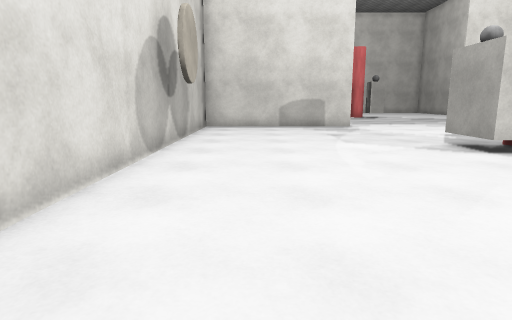
View 1 (above)

16 first-person views from a walk through a Unity game level. The camera is 1.2 m above the floor, tilts 10° down and sees 75° across. The floor is counted in squares, 1 m on a side. Each view is taken from the middle of a square. On the plan, view 1 faces up. The plan holds only what a view shows up to about 14 squares ahead; the rest is blank. The player is left out. Surface patterns are stand-ins for the level's own textures.

View 2
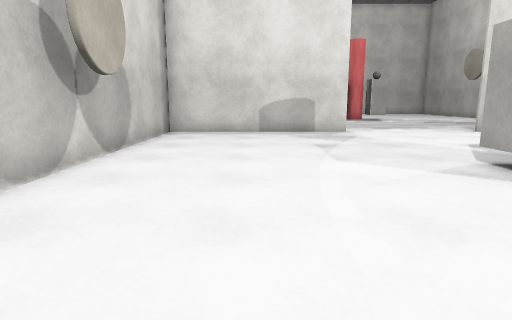

View 3
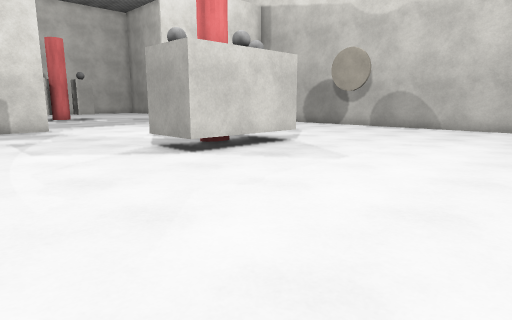

View 4
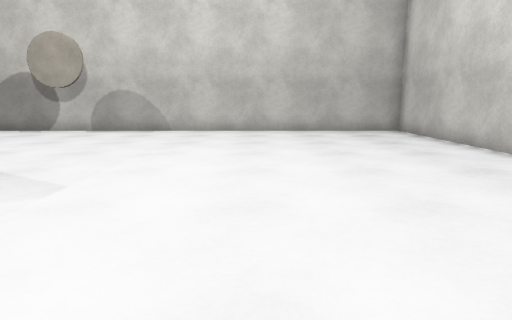

View 5
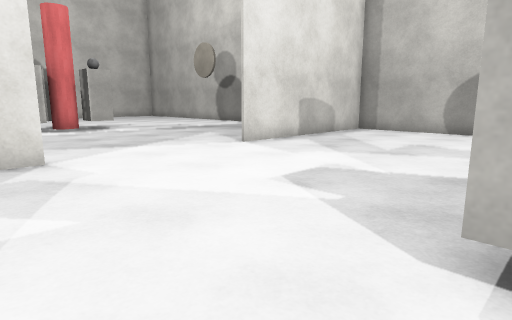

View 6
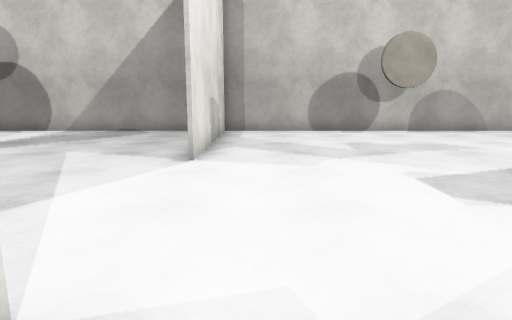

View 7
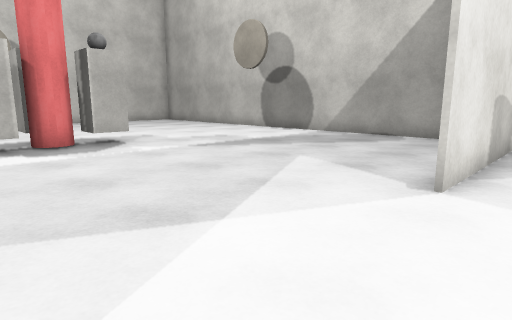

View 8
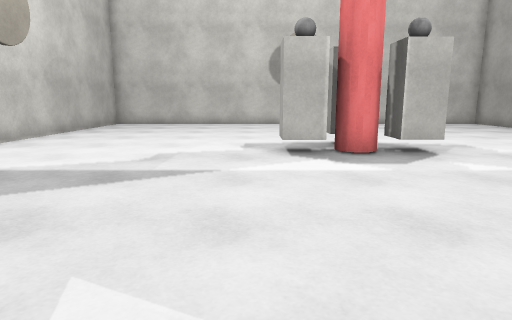

View 9
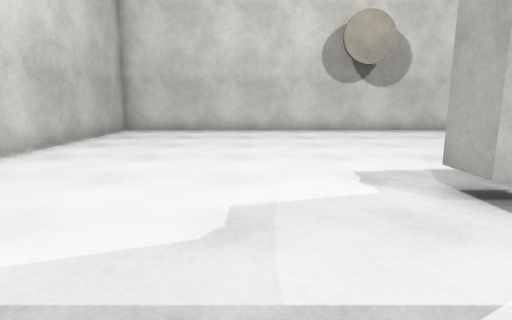

View 10
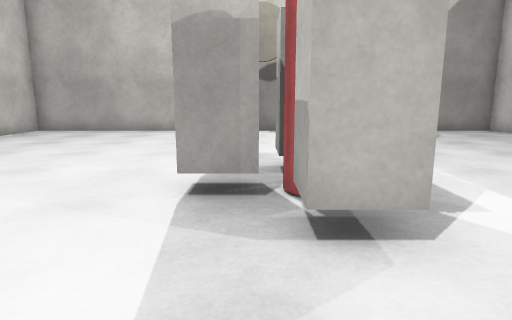

View 11
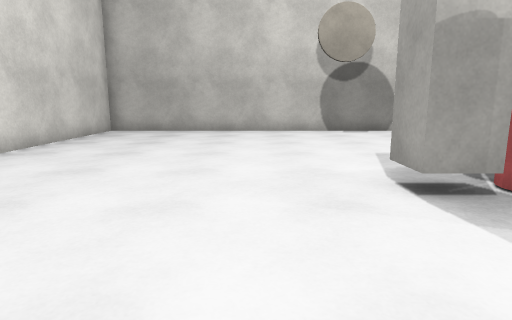

View 12
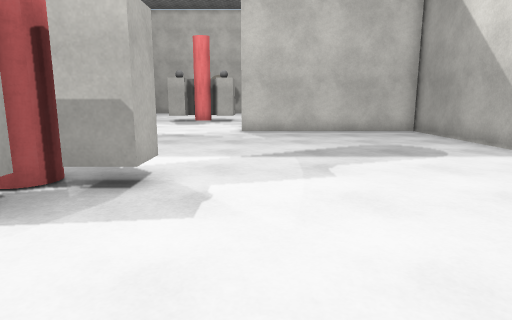

View 13
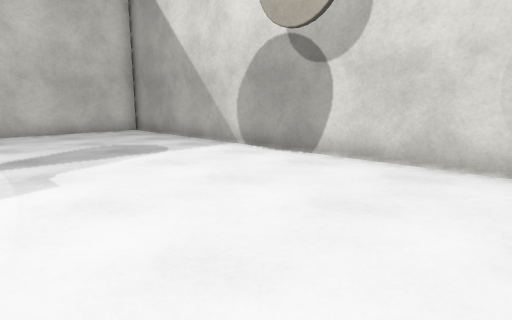

View 14
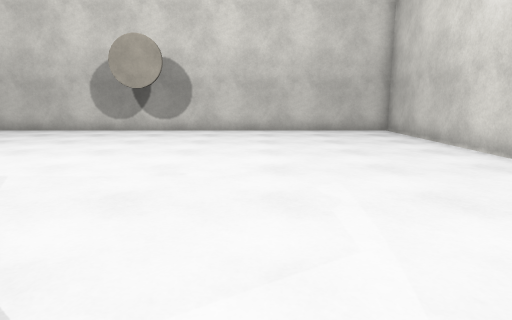

View 15
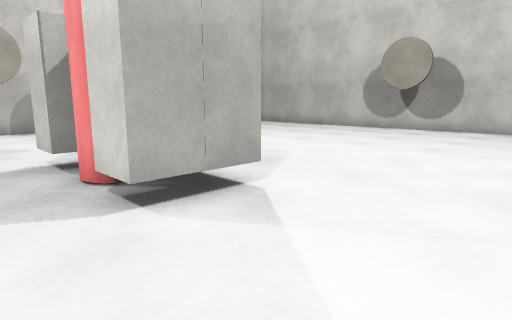

View 16
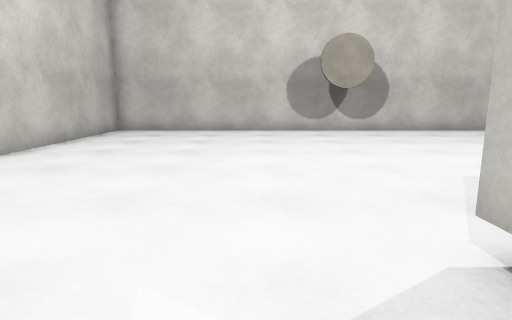

### Floor plan
Points are (right, up) in squares from view 1. A wall is a line through its corners. A room is listed if a view was taken in it or the views show most of it. See-through windows are left out.
Room 1 (views 1, 2, 3, 4, 5, 6, 7, 8, 9, 10, 11, 12, 13, 14, 15, 16)
walls: (4.6, 16.3) (-2.5, 16.3); (15.5, 16.4) (16.8, 16.4); (-2.5, 16.4) (4.6, 16.4); (16.8, 16.3) (9.8, 16.3); (-2.5, -3.9) (16.7, -3.9) (16.7, 35) (-2.5, 35) (-2.5, -3.9)
objects: block (6, 8); block (6, 9); block (6, 25); block (7, 8); block (7, 27) to (8, 27); block (8, 8) to (9, 8); block (8, 9) to (9, 9); block (8, 25) to (9, 26)

Positions as (right, up) in squares from view 1, and headings:
1: (0, 0), facing up
2: (1, 3), facing up
3: (1, 1), facing up-right
4: (3, 2), facing right
5: (3, 9), facing up-right
6: (3, 15), facing right
7: (5, 15), facing up-right
8: (5, 17), facing up
9: (3, 21), facing up
10: (3, 26), facing right
11: (3, 29), facing right
12: (4, 30), facing down
13: (4, 30), facing down-left
14: (3, 10), facing down
15: (2, 11), facing down-right
16: (11, 10), facing down
